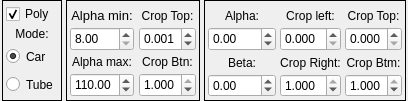
                              <widget class="QWidget" name="page_panorama_config">
                               <layout class="QHBoxLayout" name="horizontalLayout_29">
                                <property name="spacing">
                                 <number>4</number>
                                </property>
                                <property name="leftMargin">
                                 <number>2</number>
                                </property>
                                <property name="topMargin">
                                 <number>0</number>
                                </property>
                                <property name="rightMargin">
                                 <number>2</number>
                                </property>
                                <property name="bottomMargin">
                                 <number>0</number>
                                </property>
                                <item>
                                 <widget class="QFrame" name="horizontalFrame_7">
                                  <property name="maximumSize">
                                   <size>
                                    <width>70</width>
                                    <height>16777215</height>
                                   </size>
                                  </property>
                                  <property name="frameShape">
                                   <enum>QFrame::Box</enum>
                                  </property>
                                  <layout class="QVBoxLayout" name="verticalLayout_8">
                                   <property name="spacing">
                                    <number>3</number>
                                   </property>
                                   <property name="leftMargin">
                                    <number>3</number>
                                   </property>
                                   <property name="topMargin">
                                    <number>3</number>
                                   </property>
                                   <property name="rightMargin">
                                    <number>3</number>
                                   </property>
                                   <property name="bottomMargin">
                                    <number>3</number>
                                   </property>
                                   <item>
                                    <widget class="QCheckBox" name="check_draw_poligon_pano">
                                     <property name="sizePolicy">
                                      <sizepolicy hsizetype="Minimum" vsizetype="Preferred">
                                       <horstretch>0</horstretch>
                                       <verstretch>0</verstretch>
                                      </sizepolicy>
                                     </property>
                                     <property name="maximumSize">
                                      <size>
                                       <width>16777215</width>
                                       <height>25</height>
                                      </size>
                                     </property>
                                     <property name="text">
                                      <string>Poly</string>
                                     </property>
                                     <property name="checked">
                                      <bool>true</bool>
                                     </property>
                                    </widget>
                                   </item>
                                   <item>
                                    <widget class="QLabel" name="label_30">
                                     <property name="text">
                                      <string>Mode:</string>
                                     </property>
                                     <property name="alignment">
                                      <set>Qt::AlignCenter</set>
                                     </property>
                                    </widget>
                                   </item>
                                   <item>
                                    <widget class="QRadioButton" name="radioButton_car">
                                     <property name="sizePolicy">
                                      <sizepolicy hsizetype="Minimum" vsizetype="Preferred">
                                       <horstretch>0</horstretch>
                                       <verstretch>0</verstretch>
                                      </sizepolicy>
                                     </property>
                                     <property name="minimumSize">
                                      <size>
                                       <width>0</width>
                                       <height>25</height>
                                      </size>
                                     </property>
                                     <property name="text">
                                      <string>Car</string>
                                     </property>
                                     <property name="checked">
                                      <bool>true</bool>
                                     </property>
                                    </widget>
                                   </item>
                                   <item>
                                    <widget class="QRadioButton" name="radioButton_tube">
                                     <property name="sizePolicy">
                                      <sizepolicy hsizetype="Minimum" vsizetype="Preferred">
                                       <horstretch>0</horstretch>
                                       <verstretch>0</verstretch>
                                      </sizepolicy>
                                     </property>
                                     <property name="minimumSize">
                                      <size>
                                       <width>0</width>
                                       <height>25</height>
                                      </size>
                                     </property>
                                     <property name="text">
                                      <string>Tube</string>
                                     </property>
                                    </widget>
                                   </item>
                                  </layout>
                                 </widget>
                                </item>
                                <item>
                                 <widget class="QFrame" name="frame_panorama_tube_config">
                                  <property name="frameShape">
                                   <enum>QFrame::Box</enum>
                                  </property>
                                  <layout class="QHBoxLayout" name="horizontalLayout_24">
                                   <property name="spacing">
                                    <number>5</number>
                                   </property>
                                   <property name="leftMargin">
                                    <number>3</number>
                                   </property>
                                   <property name="topMargin">
                                    <number>3</number>
                                   </property>
                                   <property name="rightMargin">
                                    <number>3</number>
                                   </property>
                                   <property name="bottomMargin">
                                    <number>3</number>
                                   </property>
                                   <item>
                                    <layout class="QVBoxLayout" name="verticalLayout_33">
                                     <property name="spacing">
                                      <number>0</number>
                                     </property>
                                     <item>
                                      <widget class="QLabel" name="label_20">
                                       <property name="font">
                                        <font>
                                         <family>Segoe UI</family>
                                         <pointsize>10</pointsize>
                                         <weight>50</weight>
                                         <italic>false</italic>
                                         <bold>false</bold>
                                        </font>
                                       </property>
                                       <property name="text">
                                        <string>Alpha min:</string>
                                       </property>
                                       <property name="alignment">
                                        <set>Qt::AlignCenter</set>
                                       </property>
                                      </widget>
                                     </item>
                                     <item>
                                      <widget class="QDoubleSpinBox" name="doubleSpinBox_pano_tube_alpha_min">
                                       <property name="minimumSize">
                                        <size>
                                         <width>0</width>
                                         <height>24</height>
                                        </size>
                                       </property>
                                       <property name="maximumSize">
                                        <size>
                                         <width>16777215</width>
                                         <height>24</height>
                                        </size>
                                       </property>
                                       <property name="minimum">
                                        <double>8.000000000000000</double>
                                       </property>
                                       <property name="maximum">
                                        <double>220.000000000000000</double>
                                       </property>
                                       <property name="singleStep">
                                        <double>0.100000000000000</double>
                                       </property>
                                      </widget>
                                     </item>
                                     <item>
                                      <widget class="QLabel" name="label_22">
                                       <property name="text">
                                        <string>Alpha max:</string>
                                       </property>
                                       <property name="alignment">
                                        <set>Qt::AlignCenter</set>
                                       </property>
                                      </widget>
                                     </item>
                                     <item>
                                      <widget class="QDoubleSpinBox" name="doubleSpinBox_pano_tube_alpha_max">
                                       <property name="minimumSize">
                                        <size>
                                         <width>0</width>
                                         <height>24</height>
                                        </size>
                                       </property>
                                       <property name="maximumSize">
                                        <size>
                                         <width>16777215</width>
                                         <height>24</height>
                                        </size>
                                       </property>
                                       <property name="minimum">
                                        <double>20.000000000000000</double>
                                       </property>
                                       <property name="maximum">
                                        <double>220.000000000000000</double>
                                       </property>
                                       <property name="singleStep">
                                        <double>0.100000000000000</double>
                                       </property>
                                       <property name="value">
                                        <double>110.000000000000000</double>
                                       </property>
                                      </widget>
                                     </item>
                                    </layout>
                                   </item>
                                   <item>
                                    <layout class="QVBoxLayout" name="verticalLayout_35">
                                     <property name="spacing">
                                      <number>0</number>
                                     </property>
                                     <item>
                                      <widget class="QLabel" name="label_23">
                                       <property name="text">
                                        <string>Crop Top:</string>
                                       </property>
                                       <property name="alignment">
                                        <set>Qt::AlignCenter</set>
                                       </property>
                                      </widget>
                                     </item>
                                     <item>
                                      <widget class="QDoubleSpinBox" name="doubleSpinBox_pano_tube_crop_top">
                                       <property name="minimumSize">
                                        <size>
                                         <width>0</width>
                                         <height>24</height>
                                        </size>
                                       </property>
                                       <property name="maximumSize">
                                        <size>
                                         <width>16777215</width>
                                         <height>24</height>
                                        </size>
                                       </property>
                                       <property name="decimals">
                                        <number>3</number>
                                       </property>
                                       <property name="maximum">
                                        <double>1.000000000000000</double>
                                       </property>
                                       <property name="singleStep">
                                        <double>0.001000000000000</double>
                                       </property>
                                       <property name="value">
                                        <double>0.001000000000000</double>
                                       </property>
                                      </widget>
                                     </item>
                                     <item>
                                      <widget class="QLabel" name="label_25">
                                       <property name="text">
                                        <string>Crop Btn:</string>
                                       </property>
                                       <property name="alignment">
                                        <set>Qt::AlignCenter</set>
                                       </property>
                                      </widget>
                                     </item>
                                     <item>
                                      <widget class="QDoubleSpinBox" name="doubleSpinBox_pano_tube_crop_buttom">
                                       <property name="minimumSize">
                                        <size>
                                         <width>0</width>
                                         <height>24</height>
                                        </size>
                                       </property>
                                       <property name="maximumSize">
                                        <size>
                                         <width>16777215</width>
                                         <height>24</height>
                                        </size>
                                       </property>
                                       <property name="decimals">
                                        <number>3</number>
                                       </property>
                                       <property name="maximum">
                                        <double>1.000000000000000</double>
                                       </property>
                                       <property name="singleStep">
                                        <double>0.001000000000000</double>
                                       </property>
                                       <property name="value">
                                        <double>1.000000000000000</double>
                                       </property>
                                      </widget>
                                     </item>
                                    </layout>
                                   </item>
                                  </layout>
                                 </widget>
                                </item>
                                <item>
                                 <widget class="QFrame" name="frame_panorama_car_config">
                                  <property name="minimumSize">
                                   <size>
                                    <width>80</width>
                                    <height>0</height>
                                   </size>
                                  </property>
                                  <property name="frameShape">
                                   <enum>QFrame::Box</enum>
                                  </property>
                                  <property name="frameShadow">
                                   <enum>QFrame::Plain</enum>
                                  </property>
                                  <layout class="QHBoxLayout" name="horizontalLayout_11">
                                   <property name="spacing">
                                    <number>4</number>
                                   </property>
                                   <property name="leftMargin">
                                    <number>3</number>
                                   </property>
                                   <property name="topMargin">
                                    <number>3</number>
                                   </property>
                                   <property name="rightMargin">
                                    <number>3</number>
                                   </property>
                                   <property name="bottomMargin">
                                    <number>3</number>
                                   </property>
                                   <item>
                                    <layout class="QVBoxLayout" name="verticalLayout_32">
                                     <property name="spacing">
                                      <number>0</number>
                                     </property>
                                     <item>
                                      <widget class="QLabel" name="label_16">
                                       <property name="text">
                                        <string>Alpha:</string>
                                       </property>
                                       <property name="alignment">
                                        <set>Qt::AlignCenter</set>
                                       </property>
                                      </widget>
                                     </item>
                                     <item>
                                      <widget class="QDoubleSpinBox" name="doubleSpinBox_pano_car_alpha">
                                       <property name="maximumSize">
                                        <size>
                                         <width>16777215</width>
                                         <height>24</height>
                                        </size>
                                       </property>
                                       <property name="minimum">
                                        <double>-360.000000000000000</double>
                                       </property>
                                       <property name="maximum">
                                        <double>360.000000000000000</double>
                                       </property>
                                       <property name="singleStep">
                                        <double>0.100000000000000</double>
                                       </property>
                                      </widget>
                                     </item>
                                     <item>
                                      <widget class="QLabel" name="label_18">
                                       <property name="text">
                                        <string>Beta:</string>
                                       </property>
                                       <property name="alignment">
                                        <set>Qt::AlignCenter</set>
                                       </property>
                                      </widget>
                                     </item>
                                     <item>
                                      <widget class="QDoubleSpinBox" name="doubleSpinBox_pano_car_beta">
                                       <property name="maximumSize">
                                        <size>
                                         <width>16777215</width>
                                         <height>24</height>
                                        </size>
                                       </property>
                                       <property name="minimum">
                                        <double>-360.000000000000000</double>
                                       </property>
                                       <property name="maximum">
                                        <double>360.000000000000000</double>
                                       </property>
                                       <property name="singleStep">
                                        <double>0.100000000000000</double>
                                       </property>
                                      </widget>
                                     </item>
                                    </layout>
                                   </item>
                                   <item>
                                    <layout class="QVBoxLayout" name="verticalLayout_25">
                                     <property name="spacing">
                                      <number>0</number>
                                     </property>
                                     <item>
                                      <widget class="QLabel" name="label_8">
                                       <property name="text">
                                        <string>Crop left:</string>
                                       </property>
                                       <property name="alignment">
                                        <set>Qt::AlignCenter</set>
                                       </property>
                                      </widget>
                                     </item>
                                     <item>
                                      <widget class="QDoubleSpinBox" name="doubleSpinBox_pano_car_crop_left">
                                       <property name="maximumSize">
                                        <size>
                                         <width>16777215</width>
                                         <height>24</height>
                                        </size>
                                       </property>
                                       <property name="decimals">
                                        <number>3</number>
                                       </property>
                                       <property name="maximum">
                                        <double>1.000000000000000</double>
                                       </property>
                                       <property name="singleStep">
                                        <double>0.001000000000000</double>
                                       </property>
                                      </widget>
                                     </item>
                                     <item>
                                      <widget class="QLabel" name="label_12">
                                       <property name="text">
                                        <string>Crop Right:</string>
                                       </property>
                                       <property name="alignment">
                                        <set>Qt::AlignCenter</set>
                                       </property>
                                      </widget>
                                     </item>
                                     <item>
                                      <widget class="QDoubleSpinBox" name="doubleSpinBox_pano_car_crop_right">
                                       <property name="maximumSize">
                                        <size>
                                         <width>16777215</width>
                                         <height>24</height>
                                        </size>
                                       </property>
                                       <property name="decimals">
                                        <number>3</number>
                                       </property>
                                       <property name="maximum">
                                        <double>1.000000000000000</double>
                                       </property>
                                       <property name="singleStep">
                                        <double>0.001000000000000</double>
                                       </property>
                                       <property name="value">
                                        <double>1.000000000000000</double>
                                       </property>
                                      </widget>
                                     </item>
                                    </layout>
                                   </item>
                                   <item>
                                    <layout class="QVBoxLayout" name="verticalLayout_27">
                                     <property name="spacing">
                                      <number>0</number>
                                     </property>
                                     <item>
                                      <widget class="QLabel" name="label_14">
                                       <property name="text">
                                        <string>Crop Top:</string>
                                       </property>
                                       <property name="alignment">
                                        <set>Qt::AlignCenter</set>
                                       </property>
                                      </widget>
                                     </item>
                                     <item>
                                      <widget class="QDoubleSpinBox" name="doubleSpinBox_pano_car_crop_top">
                                       <property name="maximumSize">
                                        <size>
                                         <width>16777215</width>
                                         <height>24</height>
                                        </size>
                                       </property>
                                       <property name="decimals">
                                        <number>3</number>
                                       </property>
                                       <property name="maximum">
                                        <double>1.000000000000000</double>
                                       </property>
                                       <property name="singleStep">
                                        <double>0.001000000000000</double>
                                       </property>
                                      </widget>
                                     </item>
                                     <item>
                                      <widget class="QLabel" name="label_13">
                                       <property name="text">
                                        <string>Crop Btm:</string>
                                       </property>
                                       <property name="alignment">
                                        <set>Qt::AlignCenter</set>
                                       </property>
                                      </widget>
                                     </item>
                                     <item>
                                      <widget class="QDoubleSpinBox" name="doubleSpinBox_pano_car_crop_bottom">
                                       <property name="maximumSize">
                                        <size>
                                         <width>16777215</width>
                                         <height>24</height>
                                        </size>
                                       </property>
                                       <property name="decimals">
                                        <number>3</number>
                                       </property>
                                       <property name="maximum">
                                        <double>1.000000000000000</double>
                                       </property>
                                       <property name="singleStep">
                                        <double>0.001000000000000</double>
                                       </property>
                                       <property name="value">
                                        <double>1.000000000000000</double>
                                       </property>
                                      </widget>
                                     </item>
                                    </layout>
                                   </item>
                                  </layout>
                                 </widget>
                                </item>
                               </layout>
                              </widget>
